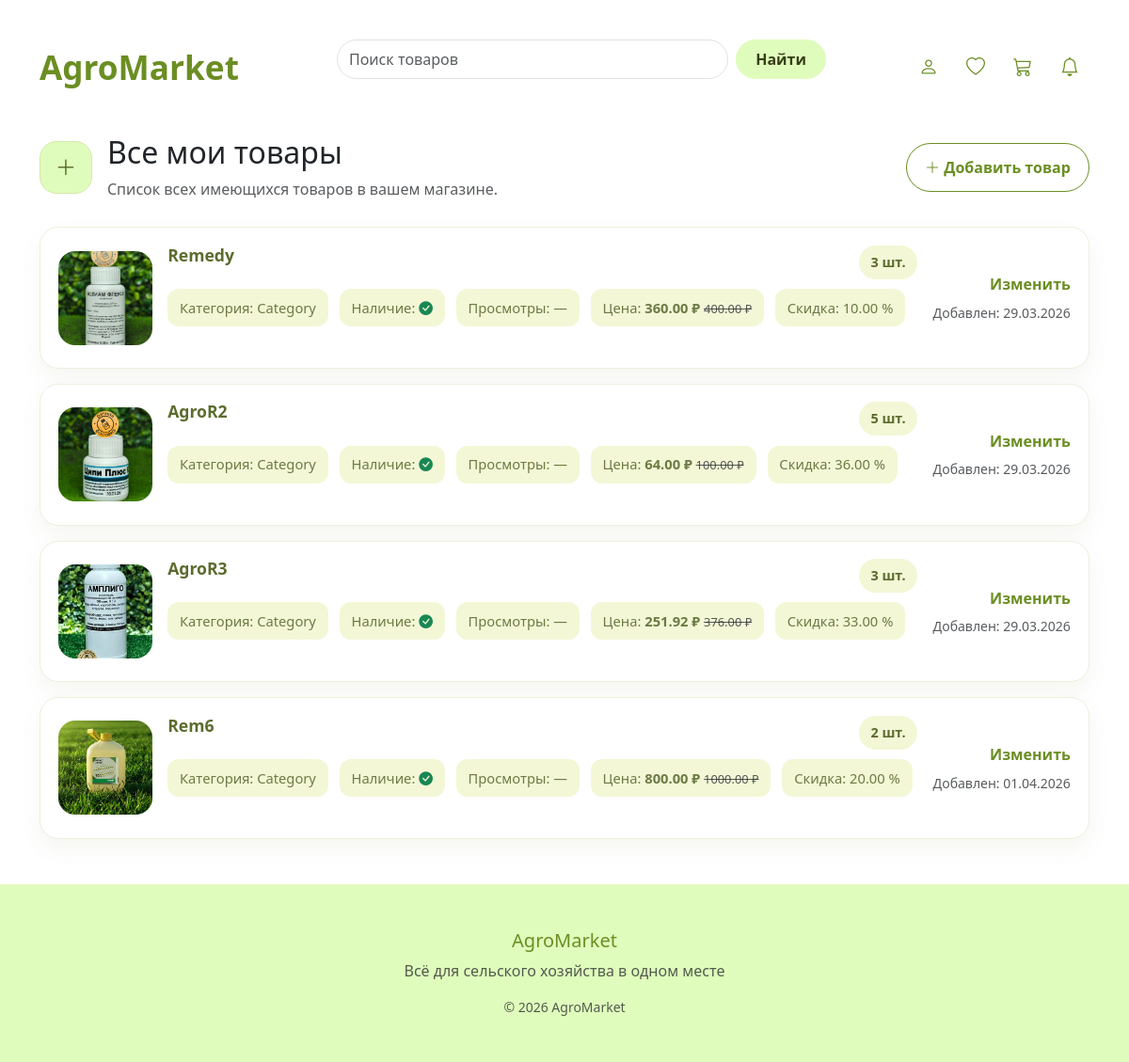
The page /seller/products/ (signed in) on the database its author committed.
### products/models.py (models this page shows, shortened)
class Product(models.Model):
    name = models.CharField(max_length=100)
    description = models.TextField(blank=True)
    price = models.DecimalField(max_digits=10, decimal_places=2)
    discount = models.DecimalField(max_digits=5, decimal_places=2, default=0)
    quantity = models.PositiveIntegerField()
    image = models.ImageField(upload_to='products/', blank=True, null=True)
    category = models.ForeignKey(Category, on_delete=models.CASCADE)
    cultures = models.ManyToManyField(Culture, blank=True)
    created_at = models.DateTimeField(auto_now_add=True)
    seller = models.ForeignKey(
    settings.AUTH_USER_MODEL,
    on_delete=models.CASCADE,
    related_name='products',
    null=True,
    blank=True
)
    @property
    def price_with_discount(self):
        if self.discount:
            return self.price * (1 - self.discount / 100)
        return self.price
    @property
    def original_price(self):
        if self.discount:
            return self.price
        return None

class Category(models.Model):
    name = models.CharField(max_length=50, unique=True)

### products/views.py (the view)
# urls.py: path('seller/products/', views.seller_products, name='seller_products'),
@login_required
def seller_products(request):
    if request.user.role != 'seller':
        return redirect('index')
    products = Product.objects.filter(seller=request.user)
    return render(request, 'products/seller_products.html', {'products': products})

### products/templates/products/seller_products.html (shortened to what this page needs)
﻿{% extends 'products/base.html' %}
{% block content %}
<div class="seller-products-header">
    <div class="seller-products-title">
        <a href="#" class="seller-products-add" title="Добавить товар" aria-label="Добавить товар">
            <i class="bi bi-plus-lg"></i>
        </a>
        <div>
            <h2>Все мои товары</h2>
            <p class="text-muted mb-0">Список всех имеющихся товаров в вашем магазине.</p>
        </div>
    </div>
    <a href="#" class="btn btn-outline-custom seller-products-add-link">
        <i class="bi bi-plus-lg"></i> Добавить товар
    </a>
</div>
<div class="seller-products-list">
    {% for product in products %}
    <article class="seller-product-item">
        <div class="product-thumb">
            {% if product.image %}
                <img src="{{ product.image.url }}" alt="{{ product.name }}">
            {% else %}
                <div class="product-image-placeholder">
                    <i class="bi bi-image"></i>
                    <span>Нет фото</span>
                </div>
            {% endif %}
        </div>
        <div class="product-item-main">
            <div class="product-item-top">
                <h3 class="product-item-title">{{ product.name }}</h3>
                <span class="product-item-badge">{{ product.quantity }} шт.</span>
            </div>
            <div class="product-item-info-row">
                <div class="product-item-meta">
                    <span>Категория: {{ product.category.name }}</span>
                    <span>Наличие: {% if product.quantity > 0 %}
                        <i class="bi bi-check-circle-fill text-success" aria-label="В наличии"></i>
                    {% else %}
                        <i class="bi bi-x-circle-fill text-danger" aria-label="Нет в наличии"></i>
                    {% endif %}</span>
                    <span>Просмотры: —</span>
                    <span>Цена: <strong>{{ product.price_with_discount|floatformat:2 }} ₽</strong>{% if product.discount %} <small class="text-muted text-decoration-line-through">{{ product.original_price|floatformat:2 }} ₽</small>{% endif %}</span>
                    {% if product.discount %}
                    <span>Скидка: {{ product.discount|floatformat:2 }} %</span>
                    {% endif %}
                </div>
            </div>
        </div>
        <div class="product-item-status">
            <a href="#">Изменить</a>
            <span class="text-muted small">Добавлен: {{ product.created_at|date:"d.m.Y" }}</span>
        </div>
    </article>
    {% empty %}
    <div class="empty-seller-state">
        <h3>У вас пока нет товаров</h3>
        <p class="mb-0">Добавьте первый товар, чтобы начать продавать на AgroMarket.</p>
    </div>
    {% endfor %}
</div>
{% endblock %}

### products/static/products/css/style.css (style rules this page uses)
.btn-outline-custom { background-color: transparent; color: #6b8e23; border: 1px solid #a3b18a; border-radius: 50px; padding: 8px 20px; font-weight: 700; transition: background-color 0.2s ease, color 0.2s ease; }
.seller-products-header { display: flex; align-items: center; justify-content: space-between; gap: 1rem; margin-bottom: 1.75rem; flex-wrap: wrap; }
.seller-products-title { display: flex; align-items: center; gap: 1rem; min-width: 0; }
.seller-products-add { width: 56px; height: 56px; border-radius: 18px; display: inline-flex; align-items: center; justify-content: center; background-color: #e0fcbc; border: 1px solid #d6e8a9; color: #4c611a; font-size: 1.4rem; transition: background-color 0.2s ease, transform 0.2s ease; }
.seller-products-add-link { border-radius: 50px; padding: 0.8rem 1.2rem; }
.seller-products-list { display: grid; gap: 1rem; }
.seller-product-item { display: grid; grid-template-columns: 100px minmax(0, 1fr) auto; gap: 1rem; align-items: center; padding: 1.15rem 1.2rem; background: #ffffff; border: 1px solid #edf0dc; border-radius: 20px; box-shadow: 0 10px 24px rgba(84, 106, 24, 0.06); }
.product-thumb { width: 100px; height: 100px; border-radius: 18px; overflow: hidden; background: #f6f9e7; display: flex; align-items: center; justify-content: center; }
.product-thumb img { width: 100%; height: 100%; object-fit: cover; display: block; }
.product-item-main { min-width: 0; }
.product-item-top { display: flex; align-items: flex-start; justify-content: space-between; gap: 1rem; flex-wrap: wrap; margin-bottom: 0.65rem; }
.product-item-info-row { display: flex; align-items: center; gap: 0.75rem; flex-wrap: wrap; margin-bottom: 0.8rem; }
.product-item-meta { display: flex; flex-wrap: wrap; gap: 0.75rem; margin-bottom: 0; }
.product-item-title { font-size: 1.1rem; margin: 0; font-weight: 700; color: #5b6c2d; }
.product-item-badge { background: #f3f7d6; color: #5b6c2d; font-weight: 600; padding: 0.45rem 0.8rem; border-radius: 999px; font-size: 0.9rem; }
.product-item-meta { display: flex; flex-wrap: wrap; gap: 0.75rem; color: #6c7a44; font-size: 0.92rem; line-height: 1.5; margin-bottom: 0.8rem; }
.product-item-meta span { min-width: 0; background: #f3f7d6; color: #6c7a44; border-radius: 12px; padding: 0.55rem 0.8rem; font-size: 0.92rem; line-height: 1.5; }
.product-item-status { display: flex; flex-direction: column; align-items: flex-end; gap: 0.45rem; text-align: right; min-width: 120px; }
.product-item-status a { color: #6b8e23; font-weight: 700; text-decoration: none; }

### users/static/css/users.css (style rules this page uses)
:root { --olive: #6b8e23; --olive-dark: #556b2f; --olive-soft: #d8f6b4; --olive-light: #eef4ca; }
.btn-olive-outline, .btn-outline-custom { background-color: transparent; color: var(--olive); border-color: var(--olive); }

### rows shown on the page
Product: image (picture), name "Remedy", quantity "3", category.name "Category", price_with_discount "360.00", original_price "400.00", discount "10.00", created_at "29.03.2026"
Product: image (picture), name "AgroR2", quantity "5", category.name "Category", price_with_discount "64.00", original_price "100.00", discount "36.00", created_at "29.03.2026"
Product: image (picture), name "AgroR3", quantity "3", category.name "Category", price_with_discount "251.92", original_price "376.00", discount "33.00", created_at "29.03.2026"
Product: image (picture), name "Rem6", quantity "2", category.name "Category", price_with_discount "800.00", original_price "1000.00", discount "20.00", created_at "01.04.2026"
